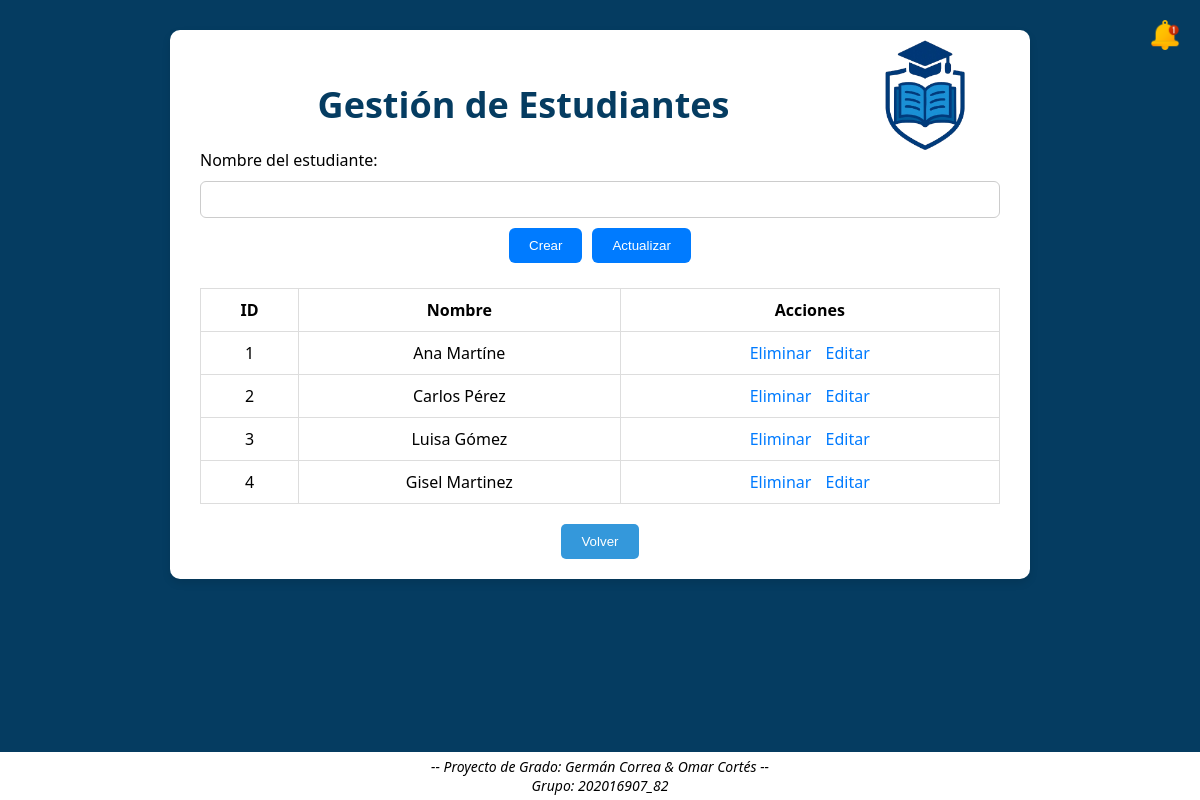
The page /estudiantes.php on the database its author committed.
### tables this page shows
CREATE TABLE `estudiantes` (
  `id` int(11) NOT NULL,
  `nombre_estudiante` varchar(100) NOT NULL
);

### estudiantes.php (the view, shortened to what this page needs)
<?php
include("notificar.php");
$editar = null;
?>
<link rel="stylesheet" href="css/estilo.css">
<div style="position: absolute; top: 20px; right: 20px;">
    <div style="position: relative; display: inline-block;">
        <img src="img/campana.png" alt="Notificaciones" style="width: 30px; cursor: pointer;" onclick="document.getElementById('notifBox').classList.toggle('show')">
    </div>
</div>
<div class="container">
<img src="images/logo.png" width="150px" align="right" style="margin-bottom: -30px; margin-top: -30px; " />
    <h2 style="color:#053c61; font-size:36px">Gestión de Estudiantes</h2>
    <form method="POST" onsubmit="return confirmarAccion(this);">
        <label>Nombre del estudiante:</label>
        <input type="text" name="nombre" value="<?= $editar['nombre_estudiante'] ?? '' ?>" required>
        <div class="btns">
            <button type="submit" name="crear">Crear</button>
            <button type="submit" name="actualizar">Actualizar</button>
        </div>
    </form>
    <table>
        <thead>
            <tr>
                <th>ID</th><th>Nombre</th><th>Acciones</th>
            </tr>
        </thead>
        <tbody>
            <?php
            $resultado = $conexion->query("SELECT * FROM estudiantes");
            while ($row = $resultado->fetch_assoc()) {
                echo "<tr>
                    <td>{$row['id']}</td>
                    <td>{$row['nombre_estudiante']}</td>
                    <td>
                        <a href='estudiantes.php?eliminar={$row['id']}' onclick='return confirmarEliminar();'>Eliminar</a>
                        <a href='estudiantes.php?editar={$row['id']}'>Editar</a>
                    </td>
                </tr>";
            }
            ?>
        </tbody>
    </table>
    <div style="margin-top: 20px; text-align: center;">
        <a href="dashboard.php">
            <button style="padding: 10px 20px; background-color: #3498db; color: white; border: none; border-radius: 5px; cursor: pointer;">
                Volver
            </button>
        </a>
    </div>
</div>
<footer style=" position: fixed; bottom: 0;  width: 100%;  background-color: #ffffff;   left: 0;
  color: black;  text-align: center;   padding: 5px 0;   font-family: 'Segoe UI', sans-serif;
  font-size: 14px; font-style: italic;"> -- Proyecto de Grado: Germán Correa & Omar Cortés --<br> Grupo: 202016907_82
</footer>

### css/estilo.css (style rules this page uses)
.container { background: white; max-width: 800px; margin: 30px auto; padding: 20px 30px; border-radius: 10px; box-shadow: 0 4px 8px rgba(0,0,0,0.1); }
h1, h2 { color: #053c61; text-align: center; margin-bottom: 20px; }
form { display: flex; flex-direction: column; gap: 10px; }
input[type="text"], input[type="password"], input[type="number"], select { padding: 10px; border: 1px solid #ccc; border-radius: 6px; width: 100%; box-sizing: border-box; }
.btns { display: flex; gap: 10px; justify-content: center; }
button, .button { padding: 10px 20px; background-color: #007bff; color: white; border: none; border-radius: 6px; cursor: pointer; text-decoration: none; display: inline-block; text-align: center; }
table { width: 100%; border-collapse: collapse; margin-top: 25px; }
th, td { padding: 10px; border: 1px solid #ddd; text-align: center; }
a { margin: 0 5px; text-decoration: none; color: #007bff; }

### rows shown on the page
estudiantes: id "1", nombre_estudiante "Ana Martíne"
estudiantes: id "2", nombre_estudiante "Carlos Pérez"
estudiantes: id "3", nombre_estudiante "Luisa Gómez"
estudiantes: id "4", nombre_estudiante "Gisel Martinez"
